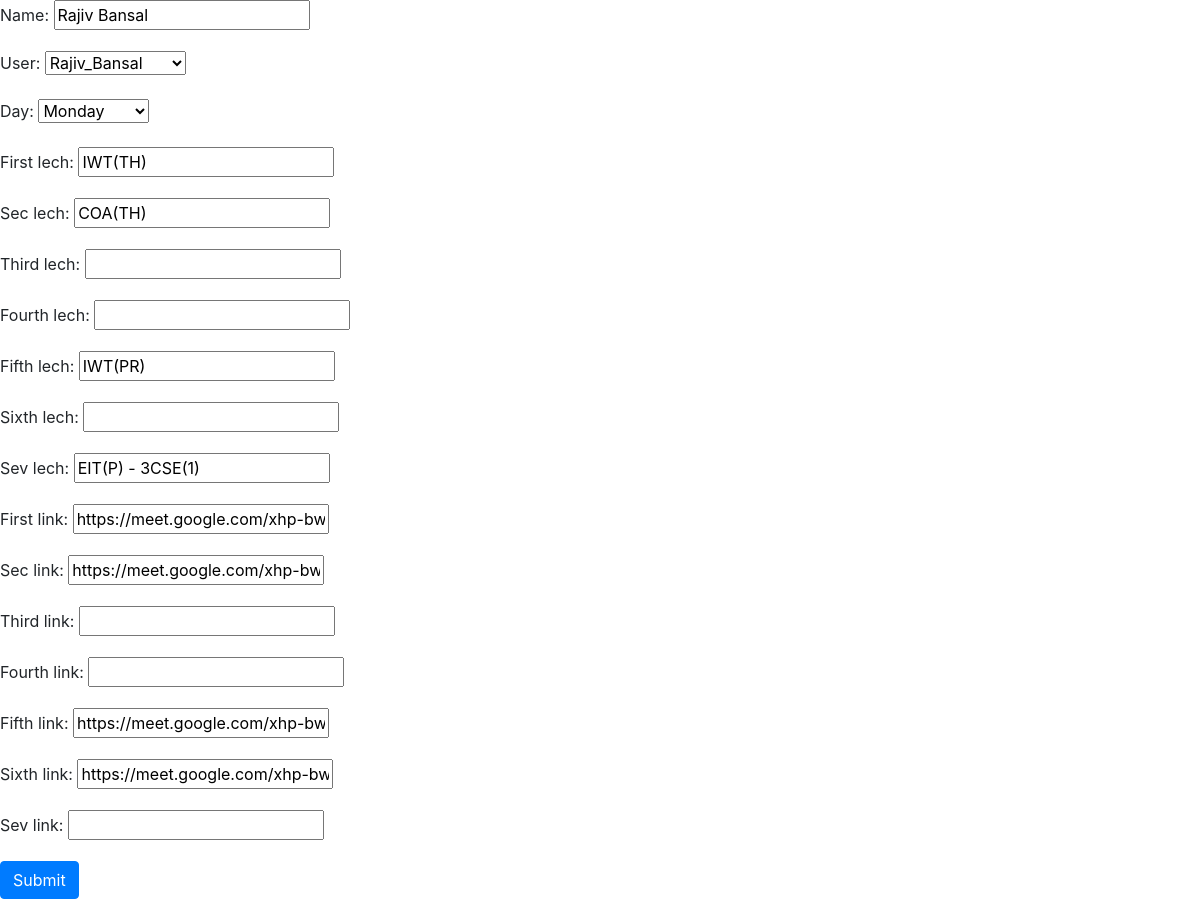
Page /update/1/ on the earlier database version.
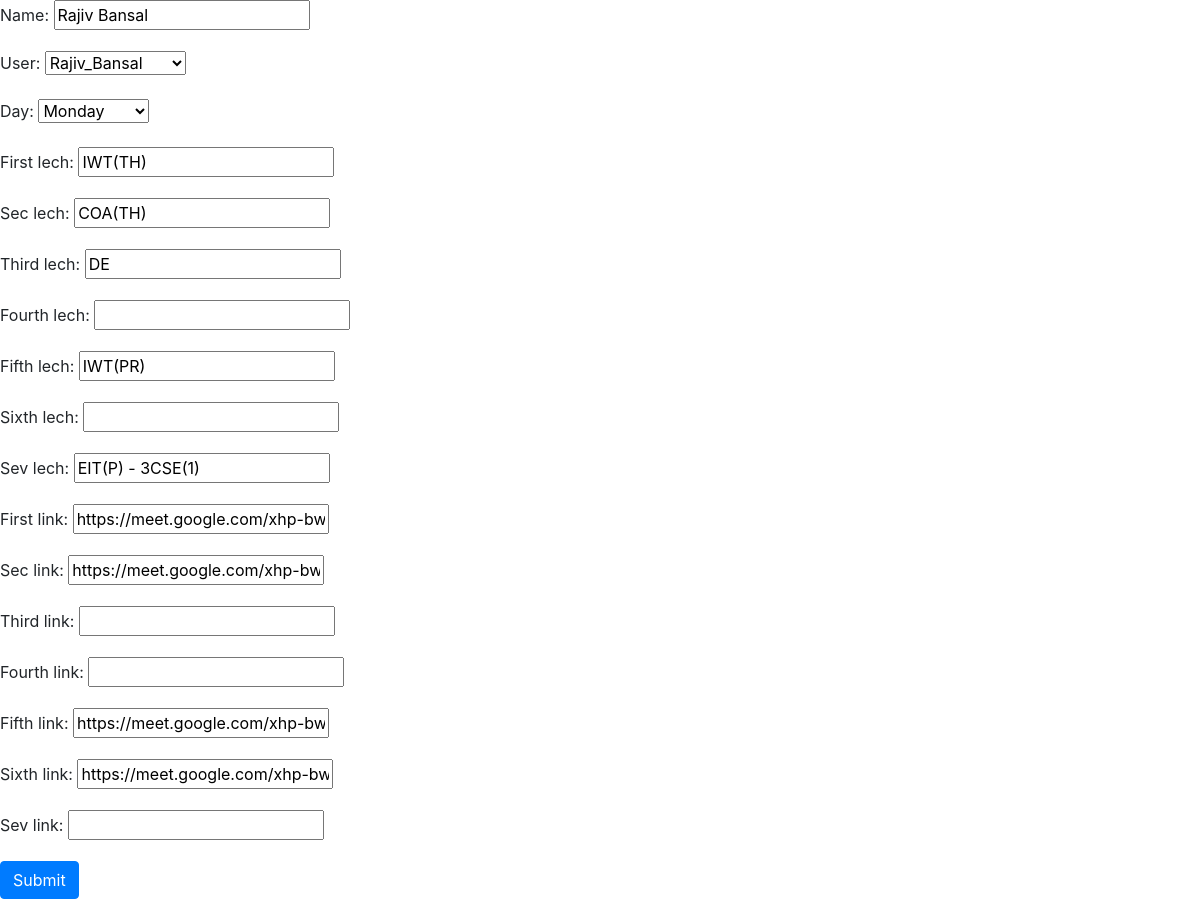
Same page on the later database version.
### accounts/models.py (models this page shows, shortened)
class teacher_timetable(models.Model):
    id=models.AutoField(primary_key=True)
    name=models.CharField(max_length=70)
    user=models.ForeignKey(User,on_delete=models.CASCADE,default='1')
    day=models.CharField(max_length=50, choices=Days, default='Monday')
    First_lech=models.CharField(max_length=50, null=True,blank=True)
    sec_lech=models.CharField(max_length=50, null=True,blank=True)
    third_lech=models.CharField(max_length=50, null=True,blank=True)
    fourth_lech=models.CharField(max_length=50, null=True,blank=True)
    fifth_lech=models.CharField(max_length=50, null=True,blank=True)
    sixth_lech=models.CharField(max_length=50, null=True,blank=True)
    sev_lech=models.CharField(max_length=50, null=True,blank=True)
    First_link=models.CharField(max_length=50, null=True,blank=True)
    sec_link=models.CharField(max_length=50, null=True,blank=True)
    third_link=models.CharField(max_length=50, null=True,blank=True)
    fourth_link=models.CharField(max_length=50, null=True,blank=True)
    fifth_link=models.CharField(max_length=50, null=True,blank=True)
    sixth_link=models.CharField(max_length=50, null=True,blank=True)
    sev_link=models.CharField(max_length=50, null=True,blank=True)

### accounts/views.py (the view)
# urls.py: path('update/<int:id>/',views.update,name='update'),
def update(request,id):
    print('h1')
    pk=id
    teacher=teacher_timetable.objects.get(id=pk)
    print('h2')
    form=teacher_timetableform(instance=teacher)
    print('h3')
    if request.method=='POST':
        form=teacher_timetableform(request.POST,instance=teacher)
        if form.is_valid:
            form.save()
            return HttpResponseRedirect(reverse('tymtable'))
    else:
        context={'form':form,'id':id}
        print('h4')
        return render(request,'accounts/edit.html',context)

### accounts/forms.py
class teacher_timetableform(forms.ModelForm):
    class Meta():
        model=teacher_timetable
        fields='__all__'

### accounts/templates/accounts/edit.html (shortened to what this page needs)
{% load static%}
   <link rel="stylesheet" href="https://stackpath.bootstrapcdn.com/bootstrap/4.1.3/css/bootstrap.min.css"
>
<html lang="en">
<head>
</head>
<body>
<form method="POST" >
    {{form.as_p}}
    <button type="submit" class="btn btn-primary">Submit</button>
</form>
</body>
</html>

Differences in the rows shown:
changed teacher_timetable "Rajiv Bansal": third_lech (not shown) → "DE"
